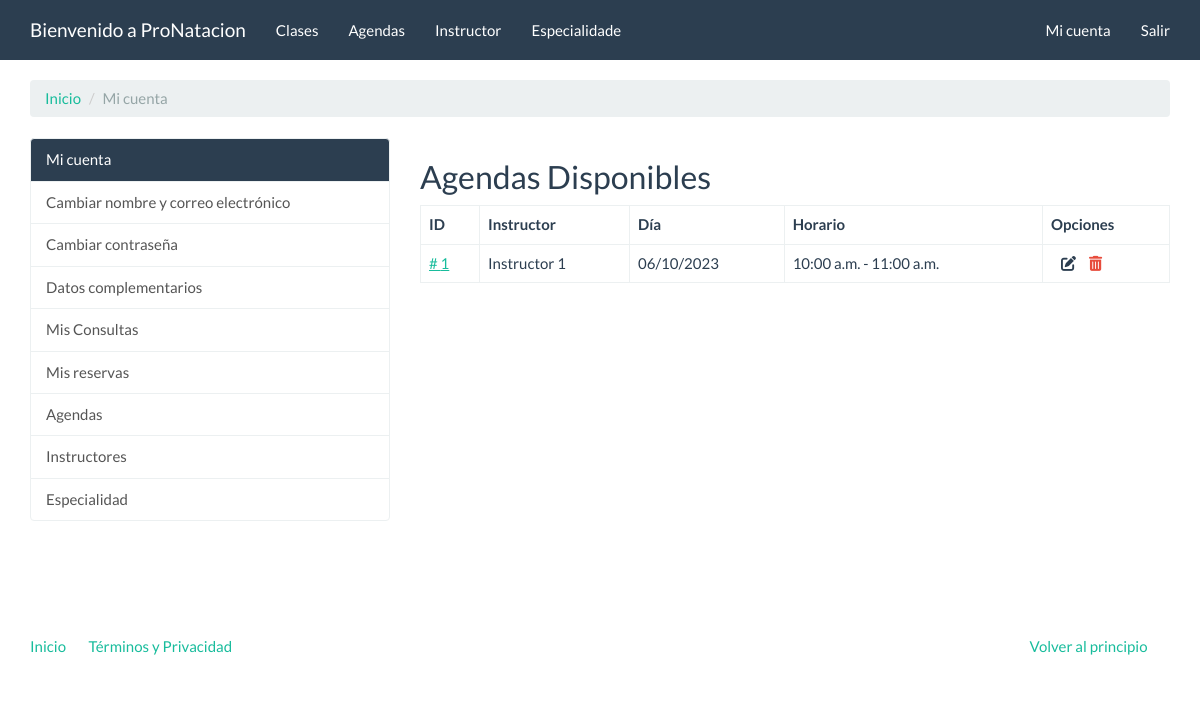
Page /instructores/mis/consultas/ (signed in) on the committed database.
### instructores/models.py (models this page shows, shortened)
class Agenda(models.Model):
    instructor = ForeignKey(Instructor, on_delete=models.CASCADE, related_name='agenda')
    dia = models.DateField(help_text="Ingrese una fecha para la agenda", validators=[validar_dia])
    HORARIOS = (
        ("1", "09:00 a.m. - 10:00 a.m."),
        ("2", "10:00 a.m. - 11:00 a.m."),
        ("3", "11:00 a.m. - 12:00 p.m."),
    )
    horario = models.CharField(max_length=10, choices=HORARIOS)
    user = models.ForeignKey(
        settings.AUTH_USER_MODEL,
        verbose_name='Usuario',
        on_delete=models.CASCADE
    )
    class Meta:
        unique_together = ('horario', 'dia')

class Instructor(models.Model):
    nombre = models.CharField(verbose_name="Nombre", max_length=200)
    email = models.EmailField(verbose_name="Correo electrónico")
    phone_regex = RegexValidator(
        regex=r'^\+?1?\d{9,15}$',
        message="El número debe estar en este formato: \
                '+99 99 9999-0000'.")
    telefono = models.CharField(verbose_name="Telefono",
                                validators=[phone_regex],
                                max_length=17, null=True, blank=True)
    especialidade = ForeignKey(Especialidade,
                              on_delete=models.CASCADE,
                              related_name='instructores')
    def __str__(self):
        return f'{self.nombre}'

### instructores/views.py (the view)
class AgendaListaView(LoginRequiredMixin, TestMixinIsAdmin, ListView):
    login_url = 'cuentas:login'
    template_name = 'instructores/agenda_list.html'
    def get_queryset(self):
        return Agenda.objects.filter().order_by('-pk')

### instructores/views.py (called while the page is built)
    def test_func(self):
        is_admin_or_is_staff = self.request.user.is_superuser or \
            self.request.user.is_staff
        return bool(is_admin_or_is_staff)

### templates/instructores/agenda_list.html (shortened to what this page needs)
{% extends "cuentas/index.html" %}
{% block cuentas_container %}
    <h2>Agendas Disponibles</h2>
    <table class="table table-bordered">
        <thead>
            <tr>
                <th>ID</th>
                <th>Instructor</th>
                <th>Día</th>
                <th>Horario</th>
                <th>Opciones</th>
            </tr>
        </thead>
        <tbody>
            {% for consulta in object_list %}
                <tr>
                    <td>
                        <a href=""># {{ consulta.pk }}</a>
                    </td>
                    <td>
                        {{ consulta.instructor }}
                    </td>
                    <td>
                        {{ consulta.dia|date:"d/m/Y" }}
                    </td>
                    <td>
                        {{ consulta.get_horario_display }}
                    </td>
                    <td>
                        <a href="{% url 'instructores:agendar_consulta_atualizar' consulta.pk %}" class="text-primary" style="padding-left: 10px; text-decoration: none;">
                            <i class="fas fa-edit"></i>
                        </a>
                        <a href="{% url 'instructores:agendar_consulta_deletar' consulta.pk %}" class="mr-1 text-danger" style="padding-left: 10px; text-decoration: none;">
                            <i class="fas fa-trash-alt"></i>
                        </a>
                    </td>
                </tr>
            {% endfor %}
        </tbody>
    </table>
{% endblock %}

### static/assets/extra.css (style rules this page uses)
body { min-height: 100vh; display: flex; flex-direction: column; }

### rows in the picture
Agenda: pk "1", instructor "Instructor 1", dia "06/10/2023", horario "10:00 a.m. - 11:00 a.m."
